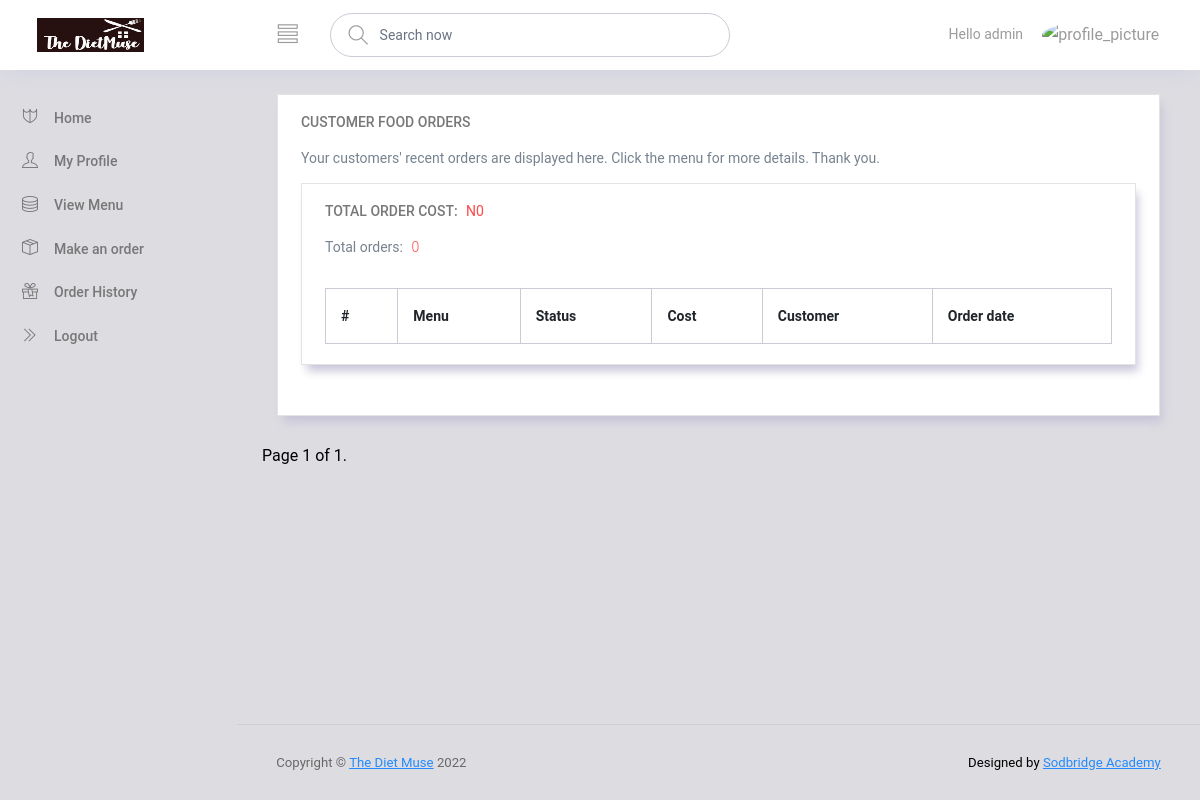
The app's page /customer-orders/ (signed in), older data.
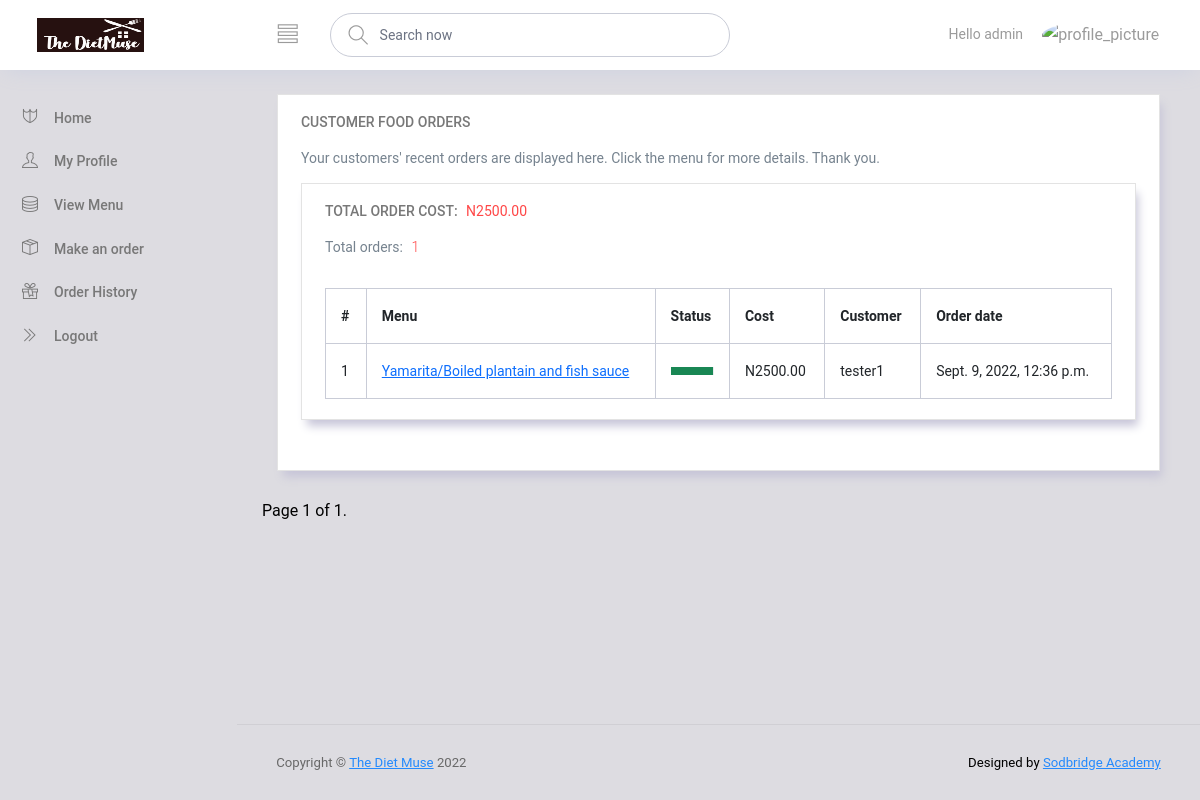
The same page, newer data.
### app/models.py (models this page shows, shortened)
class FoodOrder(models.Model):
    menu = models.ForeignKey(Food, related_name='my_food_order', on_delete=models.CASCADE)
    date_needed = models.DateField(help_text=u'Day you need this order')
    no_of_plates = models.CharField(max_length=100)
    message = models.TextField(blank=True)
    user = models.ForeignKey(User, related_name='users', on_delete=models.CASCADE, null=True)
    delivery_address = models.TextField(default='Ondo')
    order_status = models.CharField(max_length=50, choices=order_delivery_status, blank=True, default='Received')
    payment_status = models.CharField(max_length=50, choices=order_payment_status, blank=True, default='Pending')
    total_cost = models.DecimalField(max_digits=10, null=True, decimal_places=2)
    order_id = models.CharField(max_length=20, blank=True, default='no order id yet')
    date_created = models.DateTimeField(auto_now=True)
    class Meta:
        ordering = ('-date_created',)

class Food(models.Model):
    name = models.CharField(max_length=200, db_index=True)
    slug = models.SlugField(max_length=200, db_index=True)
    category = models.ForeignKey(Category, related_name='categories', null=True, on_delete=models.CASCADE)
    image = models.ImageField(upload_to='food-menu/',blank=True)
    day = models.CharField(max_length=20, choices=week_choices, default='Munchy Monday')
    description = models.TextField(blank=True)
    return_policy = models.TextField(blank=True, null=True,)
    price = models.DecimalField(max_digits=10, null=True, decimal_places=2)
    available = models.BooleanField(default=True)
    created = models.DateTimeField(auto_now_add=True)
    updated = models.DateTimeField(auto_now=True)
    class Meta:
        index_together = (('id', 'slug'),)
    def __str__(self):
        return self.name

### accounts/views.py (the view)
# urls.py: path('customer-orders/',view_orders, name='view-orders'),
@login_required
def view_orders(request):
	customer_orders = FoodOrder.objects.all()
	total_customer_orders = customer_orders.count()
	init_order_cost = 0
	for p in customer_orders:
		total_costs = p.menu.price
		init_order_cost += total_costs
	total_customer_order_costs = init_order_cost
	page = request.GET.get('page')
	paginator = Paginator(customer_orders, 5)
	try:
		customer_orders = paginator.page(page)
	except PageNotAnInteger:
		customer_orders = paginator.page(1) #If page is not an integer deliver the first page
	except EmptyPage:
		customer_orders = paginator.page(paginator.num_pages)
	context = {'customer_orders':customer_orders, 'total_customer_orders':total_customer_orders, \
	'total_customer_order_costs':total_customer_order_costs}
	return render(request, 'view_orders.html', context)

### accounts/templates/view_orders.html
{% extends 'layout.html' %}
{% load static %}
{% load crispy_forms_tags %}
{% block content %}
  <div class="col-12 grid-margin">
    <div class="card">
      <div class="card-body">
        <h4 class="card-title">CUSTOMER FOOD ORDERS</h4>
        <form class="form-sample">
          <p class="card-description">
            Your customers' recent orders are displayed here. Click the menu for more details. Thank you.
          </p>
          <div class="row">
            <div class="col-lg-12 grid-margin stretch-card">
              <div class="card">
                <div class="card-body">
                  <h4 class="card-title">Total Order Cost:  <code><b>N{{ total_customer_order_costs }}</b></code></h4>
                  <p class="card-description">
                    Total orders: <code>{{ total_customer_orders }}</code>
                  </p>
                  <div class="table-responsive pt-3">
                    <table class="table table-bordered">
                      <thead>
                        <tr>
                          <th>
                            #
                          </th>
                          <th>
                            Menu
                          </th>
                          <th>
                            Status
                          </th>
                          <th>
                            Cost
                          </th>
                          <th>
                            Customer
                          </th>
                          <th>
                            Order date
                          </th>
                        </tr>
                      </thead>
                      <tbody>
                        {% for history in customer_orders %}
                        <tr>
                          <td>
                            1
                          </td>
                          <td>
                            <a href="{% url 'order-detail' history.pk %}">{{ history.menu }}</a>
                          </td>
                          <td>
                            <div class="progress">
                              <div class="progress-bar bg-success" role="progressbar" style="width: 99%" aria-valuenow="25" aria-valuemin="0" aria-valuemax="100"></div>
                            </div>
                          </td>
                          <td>
                            N{{ history.menu.price }}
                          </td>
                          <td>
                            {{ history.user }}
                          </td>
                          <td>
                            {{ history.date_created }}
                          </td>
                        </tr>
                        {% endfor %}
                      </tbody>
                    </table>
                  </div>
                </div>
              </div>
            </div>
          </div>
        </form>
      </div>
    </div>
  </div>
{% endblock content %}

Row changes from the older to the newer data that the page shows:
added FoodOrder: menu "Yamarita/Boiled plantain and fish sauce", menu.price "2500.00", user "tester1", date_created "Sept. 9, 2022, 12:36 p.m."
Text that changed along with them:
{{ total_customer_order_costs }}: "0" → "2500.00"
{{ total_customer_orders }}: "0" → "1"
